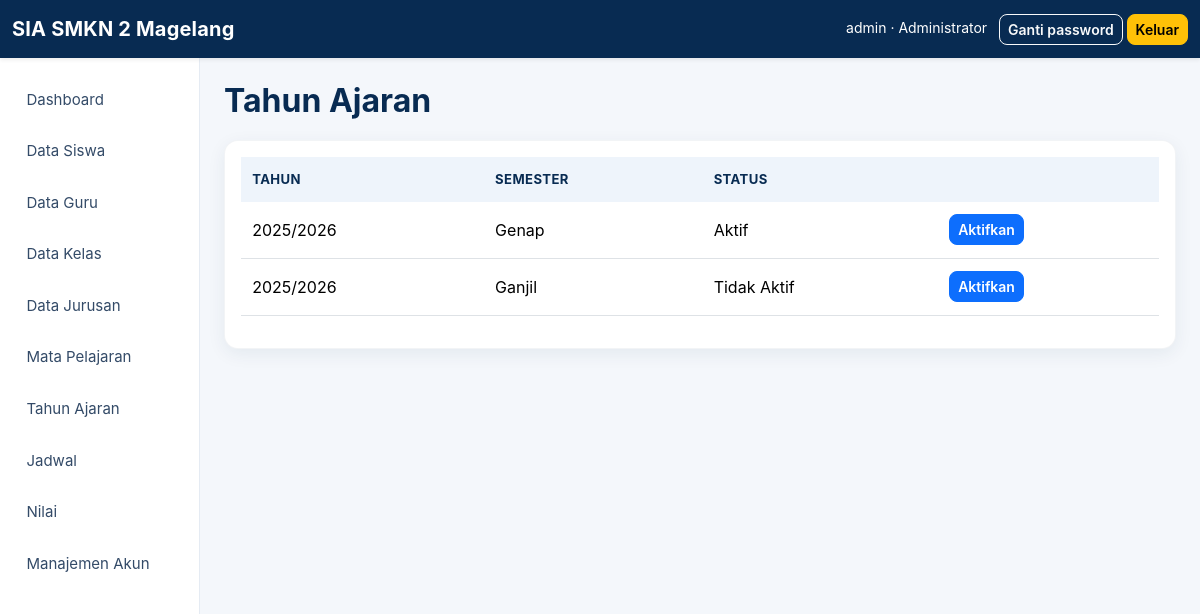
The page /admin/tahun_ajaran.php (signed in) on the database as committed earlier.
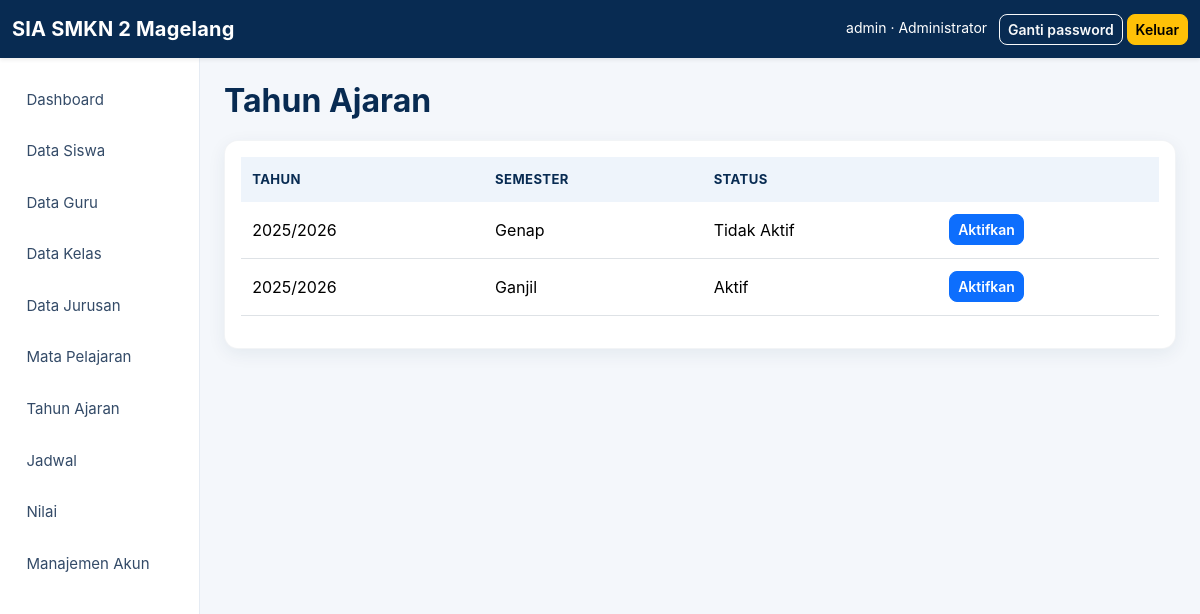
The same page on the database as committed later.
### tables this page shows
CREATE TABLE `tahun_ajaran` (
  `id_tahun_ajaran` INT NOT NULL AUTO_INCREMENT,
  `tahun_ajaran` VARCHAR(10) NOT NULL,
  `semester` ENUM('Ganjil','Genap') NOT NULL,
  `status` ENUM('Aktif','Tidak Aktif') NOT NULL DEFAULT 'Tidak Aktif',
  PRIMARY KEY (`id_tahun_ajaran`),
  UNIQUE KEY `uq_tahun_semester` (`tahun_ajaran`, `semester`)
);

### config/config.php (called while the page is built, shortened)
<?php
function e(mixed $value): string { return htmlspecialchars((string)$value, ENT_QUOTES, 'UTF-8'); }

### admin/tahun_ajaran.php (the view)
<?php require_once '../config/auth.php';require_role('admin');$pdo=db();if($_SERVER['REQUEST_METHOD']==='POST'){verify_csrf();$id=(int)$_POST['id'];$pdo->beginTransaction();$pdo->exec("UPDATE tahun_ajaran SET status='Tidak Aktif'");$q=$pdo->prepare("UPDATE tahun_ajaran SET status='Aktif' WHERE id_tahun_ajaran=?");$q->execute([$id]);$pdo->commit();flash('success','Tahun ajaran aktif diperbarui.');redirect('tahun_ajaran.php');}$rows=$pdo->query('SELECT * FROM tahun_ajaran ORDER BY id_tahun_ajaran DESC')->fetchAll();$page_title='Tahun Ajaran';require '../includes/header.php';require '../includes/sidebar.php';require '../includes/flash.php'; ?><h2>Tahun Ajaran</h2><div class="card p-3"><table class="table"><thead><tr><th>Tahun</th><th>Semester</th><th>Status</th><th></th></tr></thead><tbody><?php foreach($rows as $r): ?><tr><td><?= e($r['tahun_ajaran']) ?></td><td><?= e($r['semester']) ?></td><td><?= e($r['status']) ?></td><td><form method="post"><?= csrf_field() ?><input type="hidden" name="id" value="<?= $r['id_tahun_ajaran'] ?>"><button class="btn btn-sm btn-primary">Aktifkan</button></form></td></tr><?php endforeach; ?></tbody></table></div><?php require '../includes/footer.php';

Rows that differ between the two databases and show on the page:
changed tahun_ajaran "Genap": status "Aktif" → "Tidak Aktif"
changed tahun_ajaran "Ganjil": status "Tidak Aktif" → "Aktif"
